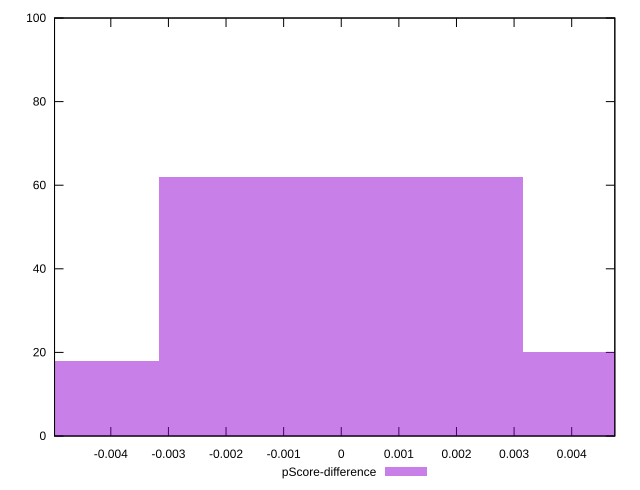

Source code (gnuplot):
reset

$pScoreDifference <<EOF
0 62
0.006316133850455439 20
-0.006316133850455439 18
EOF

set key outside below
set boxwidth 0.006316133850455439
set xrange [-0.004976908506798328:0.004748737778849488]
set yrange [0:100]
set trange [0:100]
set style fill transparent solid 0.5 noborder
set terminal svg size 640, 490 enhanced background rgb 'white'
set output "reprap/estimated-input-latency/samples/pages+cached+noexternal+nomedia/pScore-difference/histogram.svg"

plot $pScoreDifference title "pScore-difference" with boxes

reset
